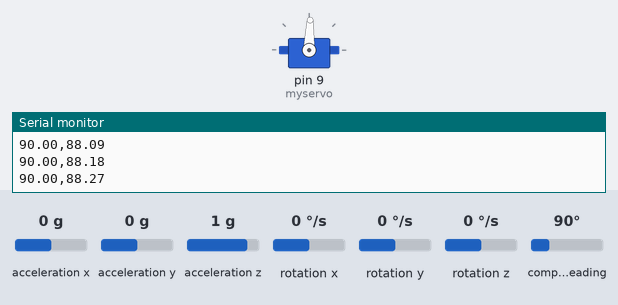
The sketch below on a simulated Arduino Uno, built with avr-gcc and run on an emulated ATmega328P. On the bench: servo, the last lines printed to the serial monitor. The inputs (shaded band) are chosen by the test bench; at power-on: compass heading 90°, acceleration x 0 g, acceleration y 0 g, acceleration z 1 g, rotation x 0 °/s, rotation y 0 °/s, rotation z 0 °/s.

Above: at 1.1 s.
1.3 s: compass heading set to 7°
At 1.69 s:
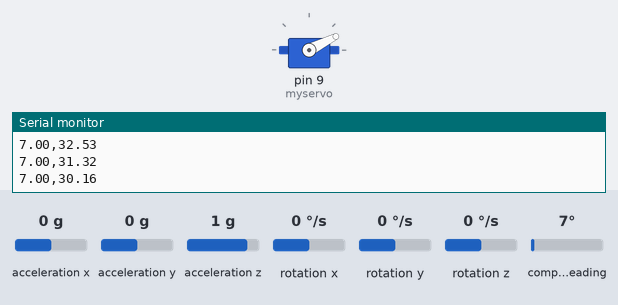
At 3.3 s:
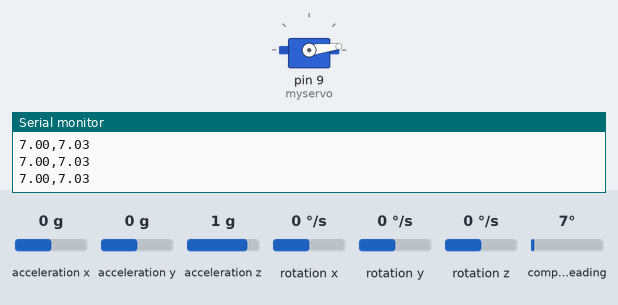
4.3 s: compass heading set to 180°
At 4.78 s:
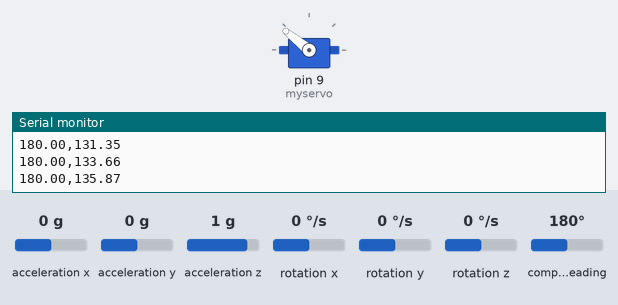
7.3 s: compass heading set to 90°
Timing chart, 0 to 10.3 s (numbered marks = the images above; inputs shaded):
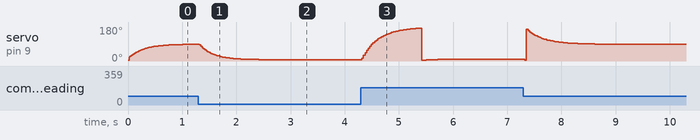

Measured:
- after the input at 1.3 s, servo on pin 9 (myservo): moves from 89° to 7° over 1.1 s, starting at once

The sketch:

compassSimple.ino
```cpp
#include "CompassCMA.hpp"

#include <Servo.h>

Servo myservo; // create servo object to control a servo

CompassCMA *compass;

void setup()
{
  compass = new CompassCMA();

  Serial.begin(9600);

  Serial.println("setup");

  myservo.attach(9); // attaches the servo on pin 9 to the servo object
}

void loop()
{

  float heading = compass->read();

  Serial.print(compass->rawHeading());
  Serial.print(',');
  Serial.print(heading);
  Serial.println();

  myservo.write(((int(heading) - 5) % 170) + 5);
}
```

CompassCMA.cpp
```cpp
#include "CompassCMA.hpp"

CompassCMA::CompassCMA()
    : pos(0), t(20), cma(0)
{

    Wire.begin();
    compass.init();
    compass.enableDefault();

    /*
  Calibration values; the default values of +/-32767 for each axis
  lead to an assumed magnetometer bias of 0. Use the Calibrate example
  program to determine appropriate values for your particular unit.
  */
    compass.m_min = (LSM303::vector<int16_t>){-32767, -32767, -32767};
    compass.m_max = (LSM303::vector<int16_t>){+32767, +32767, +32767};
}

float CompassCMA::rawHeading()
{

    compass.read();

    /*
  When given no arguments, the heading() function returns the angular
  difference in the horizontal plane between a default vector and
  north, in degrees.

  The default vector is chosen by the library to point along the
  surface of the PCB, in the direction of the top of the text on the
  silkscreen. This is the +X axis on the Pololu LSM303D carrier and
  the -Y axis on the Pololu LSM303DLHC, LSM303DLM, and LSM303DLH
  carriers.

  To use a different vector as a reference, use the version of heading()
  that takes a vector argument; for example, use

    compass.heading((LSM303::vector<int>){0, 0, 1});

  to use the +Z axis as a reference.
  */
    return compass.heading();
}

float CompassCMA::read()
{

    double xt = rawHeading();

    cma = (xt + t * cma) / (t + 1);

    return cma;
}
```

CompassCMA.hpp
```cpp
#include <Wire.h>
#include <LSM303.h>

class CompassCMA
{

  private:
    LSM303 compass;

    int pos; // variable to store the servo position

    int t;

    double cma;

  public:
    CompassCMA();

    float rawHeading();
    float read();
};
```
